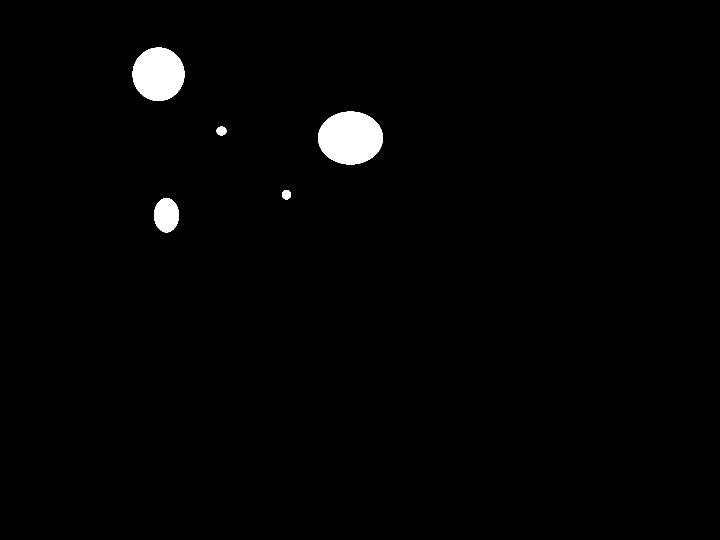
%> input picture Software/images/test2.png, 1440 x 1080 px (shown at 1/2 size)
$ octave process_frames_v2.m   (GNU Octave 9; MATLAB toolbox functions it lacks are replaced by stand-ins)
%> lines starting %> are read from the running program, lines starting %| are printed output that depends on the picture; in (x1, y1, x2, y2) boxes, pixels count from 0 and x2, y2 are one past the last pixel; in counts of white or black regions, pixels touching at a corner belong together; the program's own positions count from 1
% close all;
% clear all;
clc;
% '/Users/Owner/OneDrive/Documents/Python Scripts/Senior-Design-Project-EMCH427-002-Team-4-Downey/Software/Python/save/video_ai/whole916.png'
image = imread('/Users/Owner/OneDrive/Documents/Python Scripts/Senior-Design-Project-EMCH427-002-Team-4-Downey/Software/images/test2.png');
%> image is the input picture: size 1080x1440x3 uint8; 1.5% white; 5 white regions, box (x1, y1, x2, y2) and area: (636, 223, 766, 329) 10806, (265, 95, 369, 202) 8729, (308, 396, 358, 465) 2695, (433, 253, 453, 271) 286, (564, 380, 582, 399) 271


tic;
% [image] = ProcessFrames(image);
% toc
% imshow(image)
% function [data, image] = ProcessFrames(image)
    data = zeros(1,5);

    gray = rgb2gray(image);

    copy = imgaussfilt(gray,0.1); %standard deviation of 2

    copy = imbinarize(copy, 'adaptive','ForegroundPolarity','bright', 'Sensitivity',0.01); %thresh

    PixelList = [];
    stats = regionprops(copy, 'Area','Centroid', 'EquivDiameter', 'PixelList');
%> stats = 5 regions; Area, Centroid and EquivDiameter: 10806 [701.5 276.5] 117.3, 8729 [317.5 149] 105.4, 2695 [333.5 431] 58.58, 286 [443.5 262.6] 19.08, 271 [573.6 390] 18.58
    idx = 0;
    for i = 1:length(stats)

        if stats(i).Area >= 10
            PixelList = [PixelList stats(i).PixelList'];

            if stats(i).Area > data(3)
                data(3) = stats(i).Area;
                idx = i;
            end

        end

    end
%> this loop made 5 passes
%> idx on passes 1, 5: 1, 5
%> after the loop, data = [0 0 10806 0 0]


    % [10 lines of commented-out code are left out]

    data(1) = ceil(stats(idx).Centroid(1));     %X
    data(2) = ceil(stats(idx).Centroid(2));     %Y
    %data(3) =                                  %Area
    data(4) = stats(idx).EquivDiameter(end)/2;  %Radius
    data(5) = 216;                              %Brightness

    % [8 lines of commented-out code are left out]

    horz = length(image(1,:))/3;
%> horz = 1440
    vert = length(image(:,1));
%> vert = 1080
    text_str = cell(5,1);
    text_str{1} = ['X: ' num2str(data(1),'%0.2f')];
    text_str{2} = ['Y: ' num2str(data(2),'%0.2f')];
    text_str{3} = ['Area: ' num2str(data(3),'%0.2f')];
    text_str{4} = ['Radius: ' num2str(data(4),'%0.2f')];
    text_str{5} = ['Brightness: ' num2str(216,'%0.2f')];

    positions = [0 vert-vert/8; horz/5 vert-vert/8; 0 vert-vert/8-30; horz-horz/3 vert-vert/8-30; horz-horz/3 vert-vert/8];
%> positions = [0 945; 288 945; 0 915; 960 915; 960 945]


    image = insertText(image, positions, text_str,'FontSize',9,'BoxColor',...
        [255 0 0],'BoxOpacity',0.4,'TextColor',[255 255 255]);
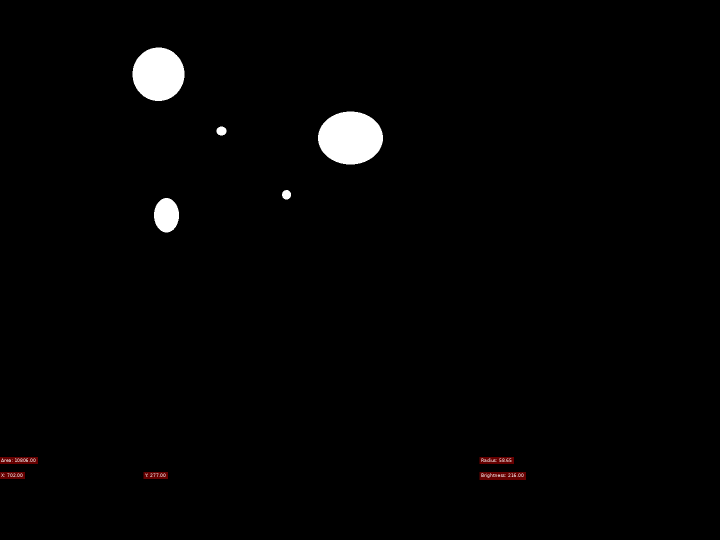
%> image: size 1080x1440x3 uint8 (shown at 1/2 size); 0.32% of pixels changed, all inside (x1, y1, x2, y2) = (0, 914, 1052, 960)


% [31 lines of commented-out code are left out]

%% Contour matrix
% PixelList = stats(i).PixelList;
PixelList = PixelList';
for k = 1:1:length(PixelList(:,1))
    pixel = PixelList(k,:);
    copy(pixel(2), pixel(1));

    if copy(pixel(2)+1,pixel(1)) == 0
        image(pixel(2)+1,pixel(1),:) = [255 0 0];
        image(pixel(2),pixel(1),:) = [255 0 0];
    end

    if copy(pixel(2)-1,pixel(1)) == 0
        image(pixel(2)-1,pixel(1),:) = [255 0 0];
        image(pixel(2),pixel(1),:) = [255 0 0];
    end

    if copy(pixel(2),pixel(1)+1) == 0
        image(pixel(2),pixel(1)+1,:) = [255 0 0];
        image(pixel(2),pixel(1),:) = [255 0 0];
    end

    if copy(pixel(2),pixel(1)-1) == 0
        image(pixel(2),pixel(1)-1,:) = [255 0 0];
        image(pixel(2),pixel(1),:) = [255 0 0];
    end

end
%> this loop made 22787 passes
%> pixel on passes 1 to 3: [266 143], [266 144], [267 142]
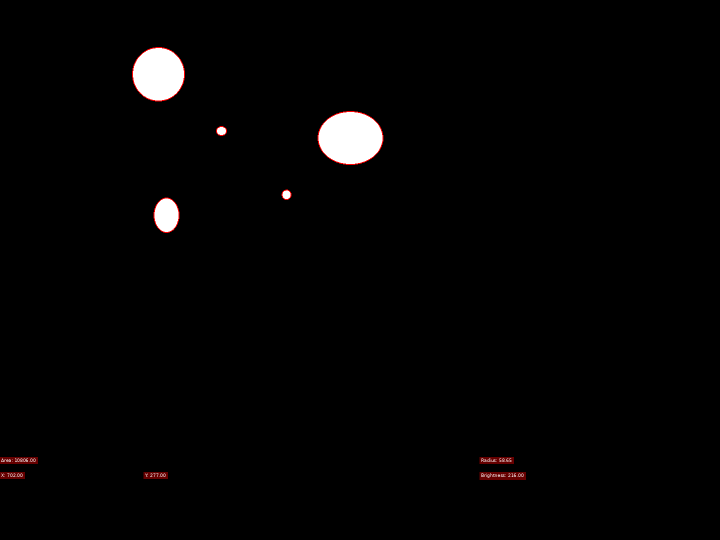
%> image: size 1080x1440x3 uint8 (shown at 1/2 size); 0.12% of pixels changed, all inside (x1, y1, x2, y2) = (264, 94, 767, 466)
toc
figure;
imshow(image)
%
% figure;
% plot(C(1,:), C(2,:), 'o')
